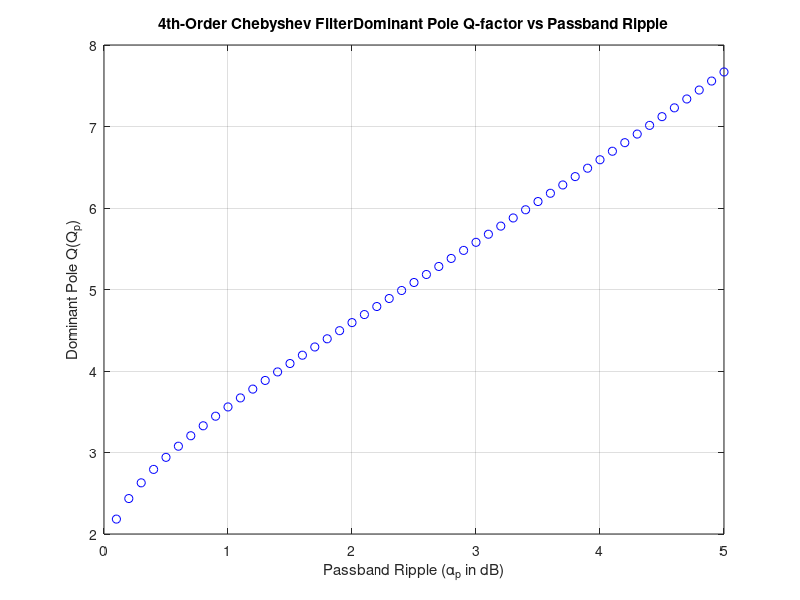

Source code (MATLAB):
%% Chebyshev Type I
clear 
close all
clc

N = 4;
Wp = 2*pi*20e3; 
Rp = 5;
[num, den] = cheby1(N, Rp, Wp, 'low', 's');
[z, p, k] = cheby1(N, Rp, Wp, 'low', 's');
tf(num, den)
z
p
k

N = 4;                          
Wp = 2*pi*20e3;                 % cutoff frequency (rad/s)
alpha_p_values = 0.1:0.1:5;     % Range of passband ripple from 0.1dB to 5dB with step 0.1

Qp_values = zeros(size(alpha_p_values));

for i = 1:length(alpha_p_values)

    Rp = alpha_p_values(i);
    
    [z, p, k] = cheby1(N, Rp, Wp, 'low', 's');
    
    % Calculate the Q factor for each pole
    Q_values = abs(p) ./ (2 * abs(real(p)));
    
    % Find the dominant pole
    Qp_values(i) = max(Q_values);
end

% Plot Qp as a function of alpha_p
figure;
plot(alpha_p_values, Qp_values, 'ob');
xlabel('Passband Ripple (\alpha_p in dB)');
ylabel('Dominant Pole Q(Q_p)');
title(['4th-Order Chebyshev Filter','Dominant Pole Q-factor vs Passband Ripple']);
grid on;